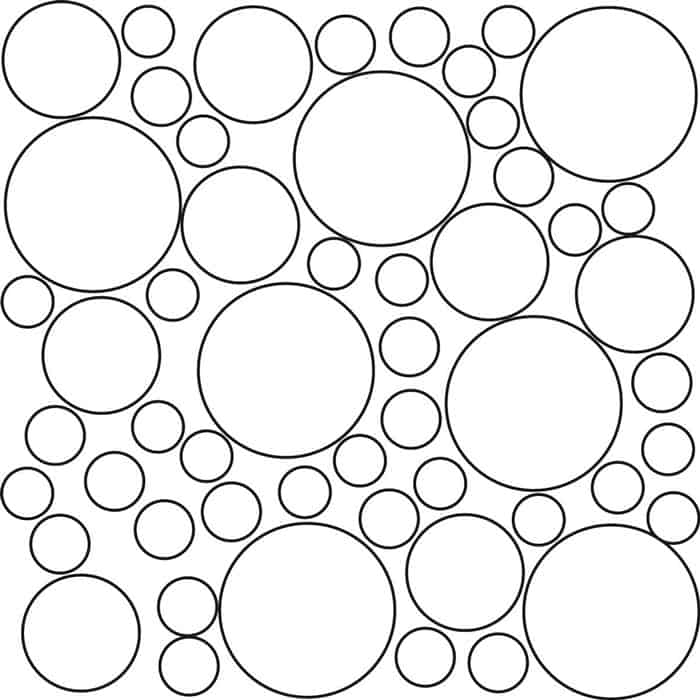
#> input picture Zadanie_2/circles.jpg, 700 x 700 px
$ python -i Zadanie_2.py   (imports and definitions only)
#> lines starting #> are read from the running program, lines starting #| are printed output that depends on the picture; after the words box and inside, x2 and y2 are one past the last pixel; in counts of white or black regions, pixels touching at a corner belong together
#> further down, picture is the input picture: shape (700, 700, 3); min 0, max 255, mean 235.5
import cv2
import numpy as np
from ximea import xiapi
import glob

# Inicializácia kamery XIMEA
# [1 line that did not run here, left out]
# [3 lines not run here, left out]


# Funkcia na získanie snímky z kamery XIMEA
# [47 lines left out: functions capture_image, calibrate_camera, not called in this run]


# Funkcia na detekciu kruhov pomocou Hough Transformácie
def detect_circles(image, minDist=30, param1=100, param2=60, minRadius=10, maxRadius=150):

#> called with minDist = 30, param1 = 100, param2 = 60, minRadius = 10, maxRadius = 150
    if len(image.shape) == 3:  # Má obraz 3 rozmery? (výška, šírka, kanály)
        gray = cv2.cvtColor(image, cv2.COLOR_BGR2GRAY)
    else:
        gray = image  # Ak už je grayscale, použijeme ho priamo

    clahe = cv2.createCLAHE(clipLimit=3.0, tileGridSize=(8,8))
    gray = clahe.apply(gray)

    gray = cv2.GaussianBlur(gray, (9, 9), 2, 2)
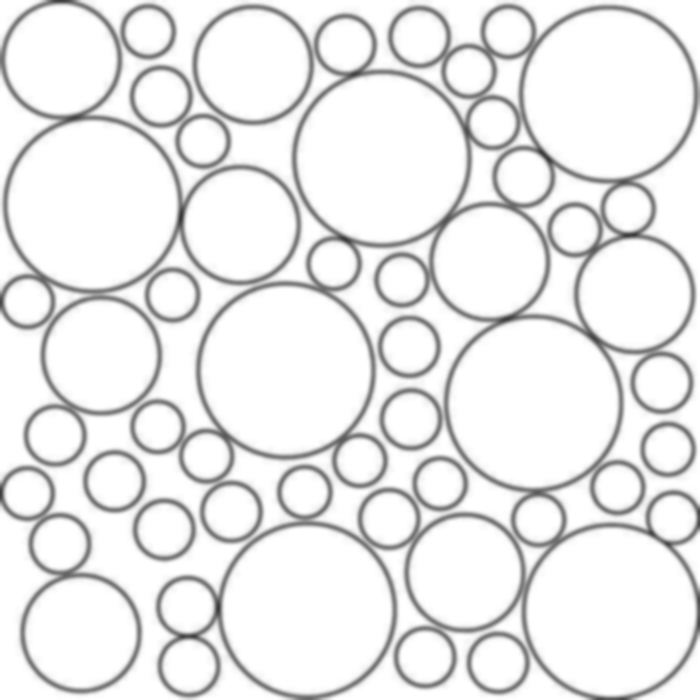
#> gray: shape (700, 700); min 57, max 255, mean 234

    circles = cv2.HoughCircles(gray, cv2.HOUGH_GRADIENT, dp=1.2, minDist=minDist, param1=param1, param2=param2,
                               minRadius=minRadius, maxRadius=maxRadius)
#> circles = 53 rows, first 8: [306.6, 610.2, 89.92], [533.4, 402.6, 89.92], [286.2, 370.2, 84.52], [610.2, 611.4, 84.88], [252.6, 64.2, 60.76], [91.8, 204.6, 84.4], [609, 94.2, 84.64], [382.2, 157.8, 84.76]
    # dp upravuje rozlíšenie, minDist je minimálna vzdialenosť medzi stredmi detekovaných kruhov
    # param1 Toto je horný prah pre detekciu hrán pomocou Cannyho detekcie hrán.
    # param2 Určuje minimálne skóre, ktoré musí kandidátsky kruh dosiahnuť, aby bol akceptovaný ako skutočný kruh.
    # minRadius a maxRadius sú minimálny a maximálny polomer kruhov

    if circles is not None:
        circles = np.uint16(np.around(circles))
#> circles = 53 rows, first 8: [307, 610, 90], [533, 403, 90], [286, 370, 85], [610, 611, 85], [253, 64, 61], [92, 205, 84], [609, 94, 85], [382, 158, 85]
        for i in circles[0, :]:
            cv2.circle(image, (i[0], i[1]), i[2], (0, 255, 0), 2)
            cv2.circle(image, (i[0], i[1]), 2, (0, 0, 255), -1)
#> this loop made 53 passes
#> i on passes 1 to 12: [307, 610, 90], [533, 403, 90], [286, 370, 85], [610, 611, 85], [253, 64, 61], [92, 205, 84], [609, 94, 85], [382, 158, 85], [61, 59, 61], [634, 293, 56], [101, 355, 55], [239, 225, 61]
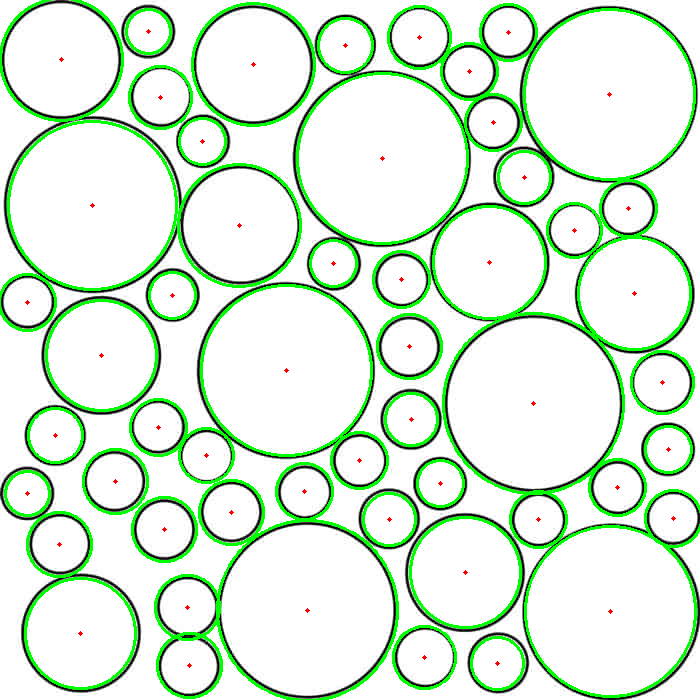
#> image: shape (700, 700, 3); 8.18% of pixels changed, all inside (x1, y1, x2, y2) = (0, 0, 700, 700)

    return image

def nothing(x):
    pass

# Hlavný kód
images = glob.glob('*.jpg')
# [31 lines not run here, left out]

>>> import cv2
>>> picture = cv2.imread('circles.jpg')
>>> result = detect_circles(picture)
